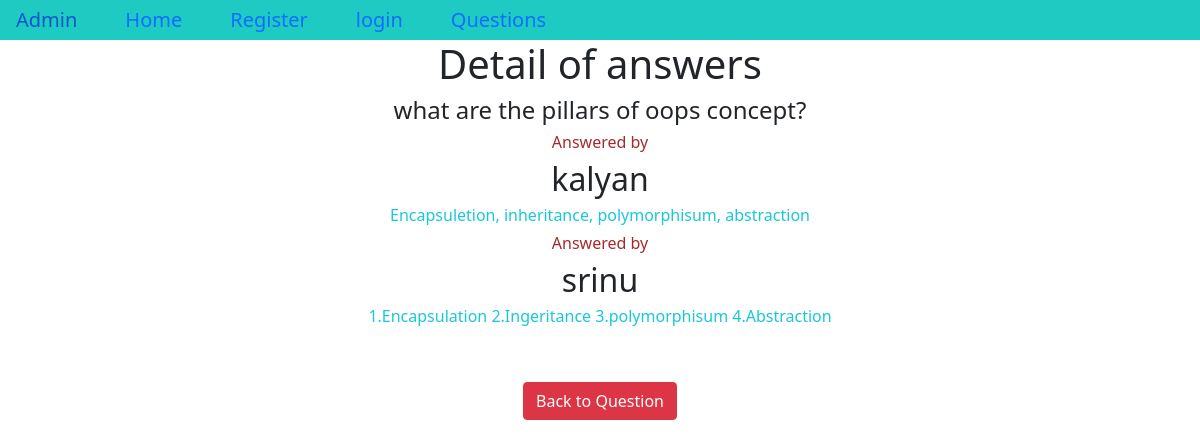
Page /2/ on the committed database.
### app/models.py (models this page shows, shortened)
class Question(models.Model):
    username=models.ForeignKey(User,on_delete=models.CASCADE)
    ques=models.TextField()

class Answer(models.Model):
    username=models.ForeignKey(User,on_delete=models.CASCADE)
    ques=models.ForeignKey(Question,on_delete=models.CASCADE,related_name='questions')
    ans=models.TextField()

### app/views.py (the view)
# urls.py: re_path('(?P<pk>\d+)/',details.as_view(),name='details'),
class details(DetailView):
    model=Question
    context_object_name='qs'
    template_name='details.html'

### templates/details.html (shortened to what this page needs)
{% extends 'dummy.html' %}
{% block body_block %}
    <center>
        <h1>Detail of answers</h1>
        <h4>{{qs.ques}}</h4>
        {% for i in qs.questions.all %}
            <h6 style="color: brown;">Answered by<h2 >{{i.username}}</h2> </h6>
            <h6 style="color: rgb(25, 200, 215);">{{i.ans}}</h6>
        {% endfor %}
        <br><br>
        {% if user.is_authenticated %}
            <a href="{% url 'insert_answer' %}" class="btn btn-danger"> Answer The Question</a>
            <a href="{% url 'list_ques' %}" class="btn btn-danger">Back to Question</a>
        {% else %}
            <a href="{% url 'list_ques' %}" class="btn btn-danger">Back to Question</a>
        {% endif %}
    </center>
{% endblock %}

### rows in the picture
Question: ques "what are the pillars of oops concept?"
Answer: username "kalyan", ans "Encapsuletion, inheritance, polymorphisum, abstraction"
Answer: username "srinu", ans "1.Encapsulation 2.Ingeritance 3.polymorphisum 4.Abstraction"
